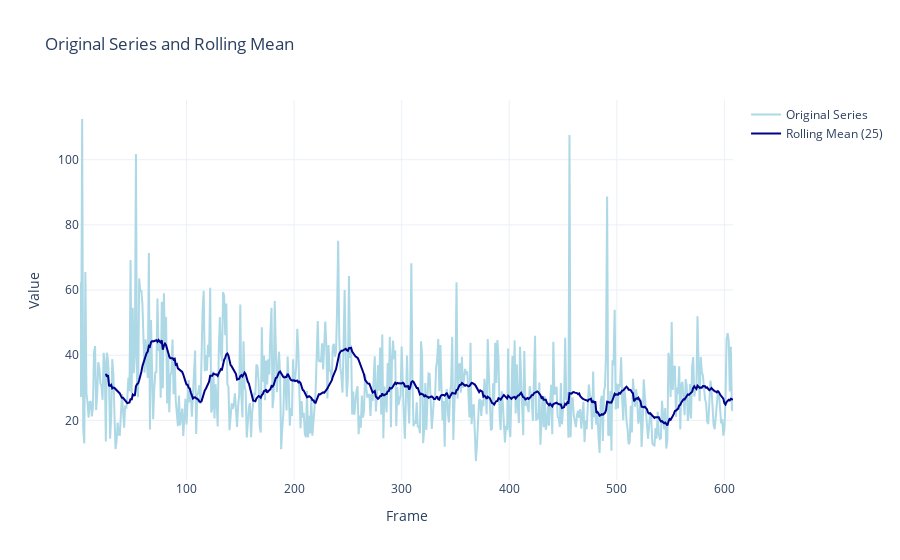

The notebook cell saved with this chart:
### Code cell
(get_pose_signals_dataframe(signal_container)
.assign(value_postprocessed = lambda df: np.where(df.value > 100, df.value.shift(1), df.value))
.query("keypoint.isin(['LeftWrist', 'RightWrist'])")
.groupby(["idx", "frame"])
.agg({"value": ["mean", "median", "max"]})
.reset_index()
.pipe(lambda df: df.set_axis(['_'.join(col) if col[1] else col[0] for col in df.columns], axis=1))
.query("value_max != 0")
# #.pipe(lambda df: px.line(df, x="frame", y="value_median", color="idx", template="plotly_white"))
.groupby("frame")
.agg({"value_mean": "mean", "value_median": "mean", "value_max": "mean"})
.reset_index()
# #.assign(rolling_mean=lambda df: df["value_mean"].rolling(window=25).mean())  # Add rolling mean column
.pipe(lambda df: plot_signal_rolling_mean(df, "value_mean", 25))  # Plot the rolling mean
# #.pipe(lambda df: px.line(df, x="frame", y="rolling_mean", template="plotly_white"))  # Plot the rolling mean
)

### Figure 1 — Plotly figure (JSON) as saved in the notebook; plotly's stock layout.template omitted (floating-point values rounded to 4 significant figures; data arrays with more than 128 entries replaced by an {"elided": "..."} marker saying what was removed)
{"data": [{"line": {"color": "lightblue"}, "mode": "lines", "name": "Original Series", "type": "scatter", "x": {"elided": "608 int values"}, "y": {"elided": "608 float values"}}, {"line": {"color": "darkblue"}, "mode": "lines", "name": "Rolling Mean (25)", "type": "scatter", "x": {"elided": "608 int values"}, "y": {"elided": "608 float values"}}], "layout": {"title": {"text": "Original Series and Rolling Mean"}, "xaxis": {"title": {"text": "Frame"}}, "yaxis": {"title": {"text": "Value"}}}}
